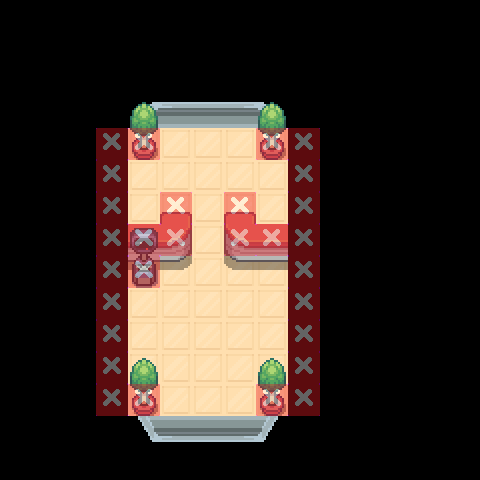

Tiled map render using the project's own tile images. Description and the map definition, with tile-layer contents summarised, below:
An orthogonal 15x15 tile map with 32x32 px tiles, 22 tile layers (floor, terrain, Building_0, Tree_0, ...), 8 tilesets.

<map version="1.10" tiledversion="1.10.2" orientation="orthogonal" renderorder="right-down" width="15" height="15" tilewidth="32" tileheight="32" infinite="0" nextlayerid="35" nextobjectid="1">
 <tileset firstgid="1" source="../Tilesets/forest.tsx" />
 <tileset firstgid="5001" source="../Tilesets/passages.tsx" />
 <tileset firstgid="5145" source="../Tilesets/systemtags.tsx" />
 <tileset firstgid="5273" source="../Tilesets/terrain_tag.tsx" />
 <tileset firstgid="5289" source="../Tilesets/nature_basics.tsx" />
 <tileset firstgid="15273" source="../Tilesets/terrain_basics.tsx" />
 <tileset firstgid="21039" source="../Tilesets/common_assets.tsx" />
 <tileset firstgid="31023" source="../Tilesets/common building interiors.tsx" />
 <layer id="1" name="floor" width="15" height="15">
  <data>[225 cells, 82 non-empty, 13 distinct tile ids]</data>
 </layer>
 <layer id="19" name="terrain" width="15" height="15">
  <data>[225 cells, 0 non-empty, 0 distinct tile ids]</data>
 </layer>
 <layer id="25" name="Building_0" width="15" height="15">
  <data>[225 cells, 0 non-empty, 0 distinct tile ids]</data>
 </layer>
 <layer id="9" name="Tree_0" width="15" height="15">
  <data>[225 cells, 0 non-empty, 0 distinct tile ids]</data>
 </layer>
 <layer id="21" name="Furniture_0" width="15" height="15">
  <data>[225 cells, 10 non-empty, 8 distinct tile ids]</data>
 </layer>
 <group id="2" name="Z=0" />
 <layer id="26" name="Building_1" width="15" height="15">
  <data>[225 cells, 0 non-empty, 0 distinct tile ids]</data>
 </layer>
 <layer id="10" name="Tree_1" width="15" height="15">
  <data>[225 cells, 0 non-empty, 0 distinct tile ids]</data>
 </layer>
 <layer id="22" name="Furniture_1" width="15" height="15">
  <data>[225 cells, 5 non-empty, 2 distinct tile ids]</data>
 </layer>
 <group id="3" name="Z=1" />
 <layer id="27" name="Building_2" width="15" height="15">
  <data>[225 cells, 0 non-empty, 0 distinct tile ids]</data>
 </layer>
 <layer id="11" name="Tree_2" width="15" height="15">
  <data>[225 cells, 0 non-empty, 0 distinct tile ids]</data>
 </layer>
 <layer id="23" name="Furniture_2" width="15" height="15">
  <data>[225 cells, 0 non-empty, 0 distinct tile ids]</data>
 </layer>
 <group id="4" name="Z=2" />
 <layer id="28" name="Building_3" width="15" height="15">
  <data>[225 cells, 0 non-empty, 0 distinct tile ids]</data>
 </layer>
 <layer id="12" name="Tree_3" width="15" height="15">
  <data>[225 cells, 0 non-empty, 0 distinct tile ids]</data>
 </layer>
 <layer id="24" name="Furniture_3" width="15" height="15">
  <data>[225 cells, 5 non-empty, 2 distinct tile ids]</data>
 </layer>
 <group id="5" name="Z=3" />
 <layer id="29" name="Building_4" width="15" height="15">
  <data>[225 cells, 0 non-empty, 0 distinct tile ids]</data>
 </layer>
 <layer id="13" name="Tree_4" width="15" height="15">
  <data>[225 cells, 0 non-empty, 0 distinct tile ids]</data>
 </layer>
 <layer id="34" name="Furniture_4" width="15" height="15">
  <data>[225 cells, 0 non-empty, 0 distinct tile ids]</data>
 </layer>
 <group id="6" name="Z=4" />
 <layer id="30" name="Building_5" width="15" height="15">
  <data>[225 cells, 0 non-empty, 0 distinct tile ids]</data>
 </layer>
 <layer id="32" name="Tree_5" width="15" height="15">
  <data>[225 cells, 0 non-empty, 0 distinct tile ids]</data>
 </layer>
 <layer id="33" name="Furniture_5" width="15" height="15">
  <data>[225 cells, 0 non-empty, 0 distinct tile ids]</data>
 </layer>
 <group id="31" name="Z=5" />
 <layer id="8" name="systemtags" width="15" height="15">
  <data>[225 cells, 0 non-empty, 0 distinct tile ids]</data>
 </layer>
 <layer id="7" name="passages" width="15" height="15" opacity="0.39">
  <data>[225 cells, 29 non-empty, 1 distinct tile ids]</data>
 </layer>
</map>
